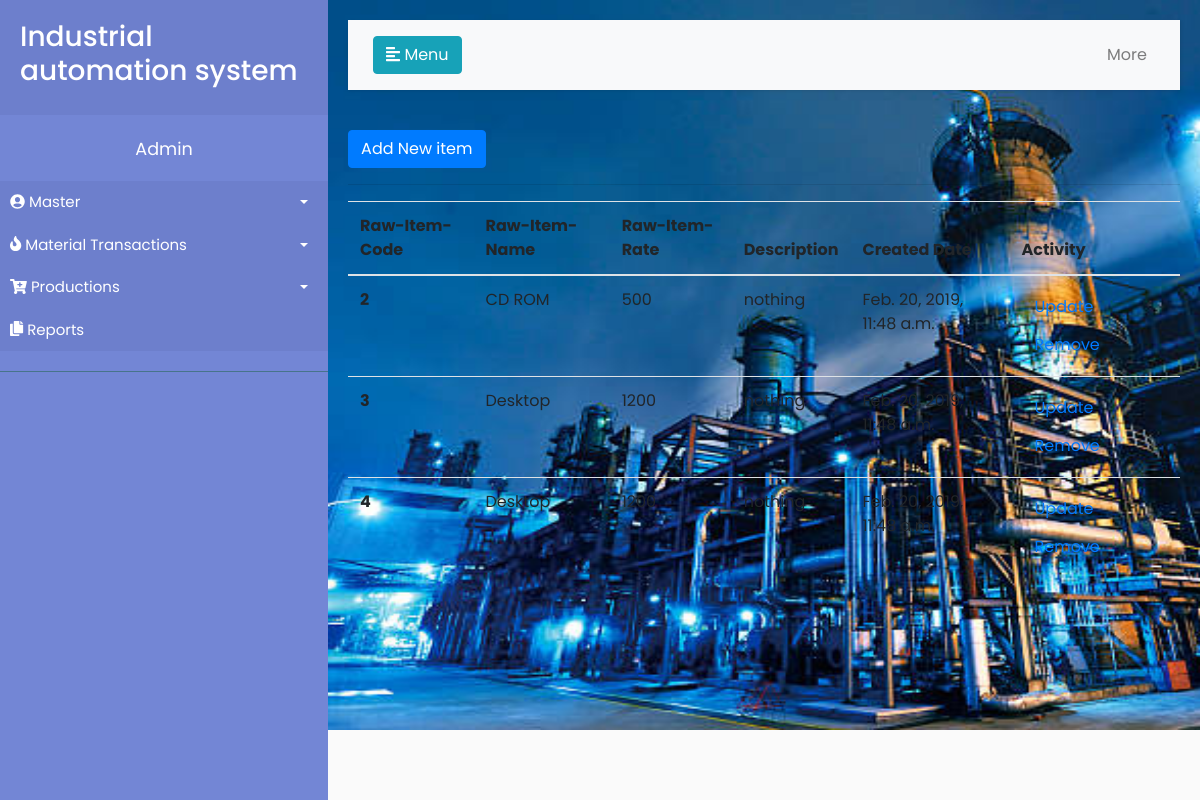
/material-transaction/raw-item-master/, run on the app's committed database.
### material_transaction/models.py (models this page shows, shortened)
class Rawitem(models.Model):
	itemcode = models.CharField(max_length=50)
	item_name = models.CharField(max_length=10)
	rate = models.PositiveIntegerField(blank=True)
	description = models.TextField()
	created_date = models.DateTimeField(default=timezone.now)

### material_transaction/views.py (the view)
# urls.py: path('raw-item-master/',views.raw_item_master, name='raw_item_master'),
def raw_item_master(request):
	rawitem = Rawitem.objects.all()
	return render(request, 'material/raw-item-master.html',{'rawitem': rawitem})

### material_transaction/templates/material/raw-item-master.html
{% extends 'base.html' %}
{% block content %}
<a class="btn btn-primary" href="{% url 'newrawitem' %}" role="button">Add New item</a> <hr/>
<table class="table">
  <thead>
    <tr>
      <th scope="col">Raw-Item-Code</th>
      <th scope="col">Raw-Item-Name</th>
      <th scope="col">Raw-Item-Rate</th>
      <th scope="col">Description</th>
      <th scope="col">Created Date</th>
       <th scope="col"> Activity </th>
    </tr>
  </thead>
  <tbody>
{% for detail in rawitem %}
    <tr>
      <th scope="row"> {{ detail.id }}</th>
      <td>{{ detail.item_name }}</td>
      <td>{{ detail.rate }}</td>
      <td>{{ detail.description }}</td>
      <td>{{ detail.created_date }}</td>
      <td><a class="btn btn-link" href="{% url 'editrawitem' detail.id %}"> Update </a>
      <a class="btn btn-link confirm-delete" href="{% url 'deleterawitem' pk=detail.pk %}"> Remove </a>  </td>
    </tr>
    {% endfor %}
  </tbody>
</table>
{% endblock %}

### master/static/css/style.css (style rules this page uses)
body { font-family: 'Poppins', sans-serif; background: #fafafa; }
a, a:hover, a:focus { color: inherit; text-decoration: none; transition: all 0.3s; }

### data on the page
Rawitem: id "2", item_name "CD ROM", rate "500", description "nothing", created_date "Feb. 20, 2019, 11:48 a.m."
Rawitem: id "3", item_name "Desktop", rate "1200", description "nothing", created_date "Feb. 20, 2019, 11:48 a.m."
Rawitem: id "4", item_name "Desktop", rate "1200", description "nothing", created_date "Feb. 20, 2019, 11:48 a.m."
